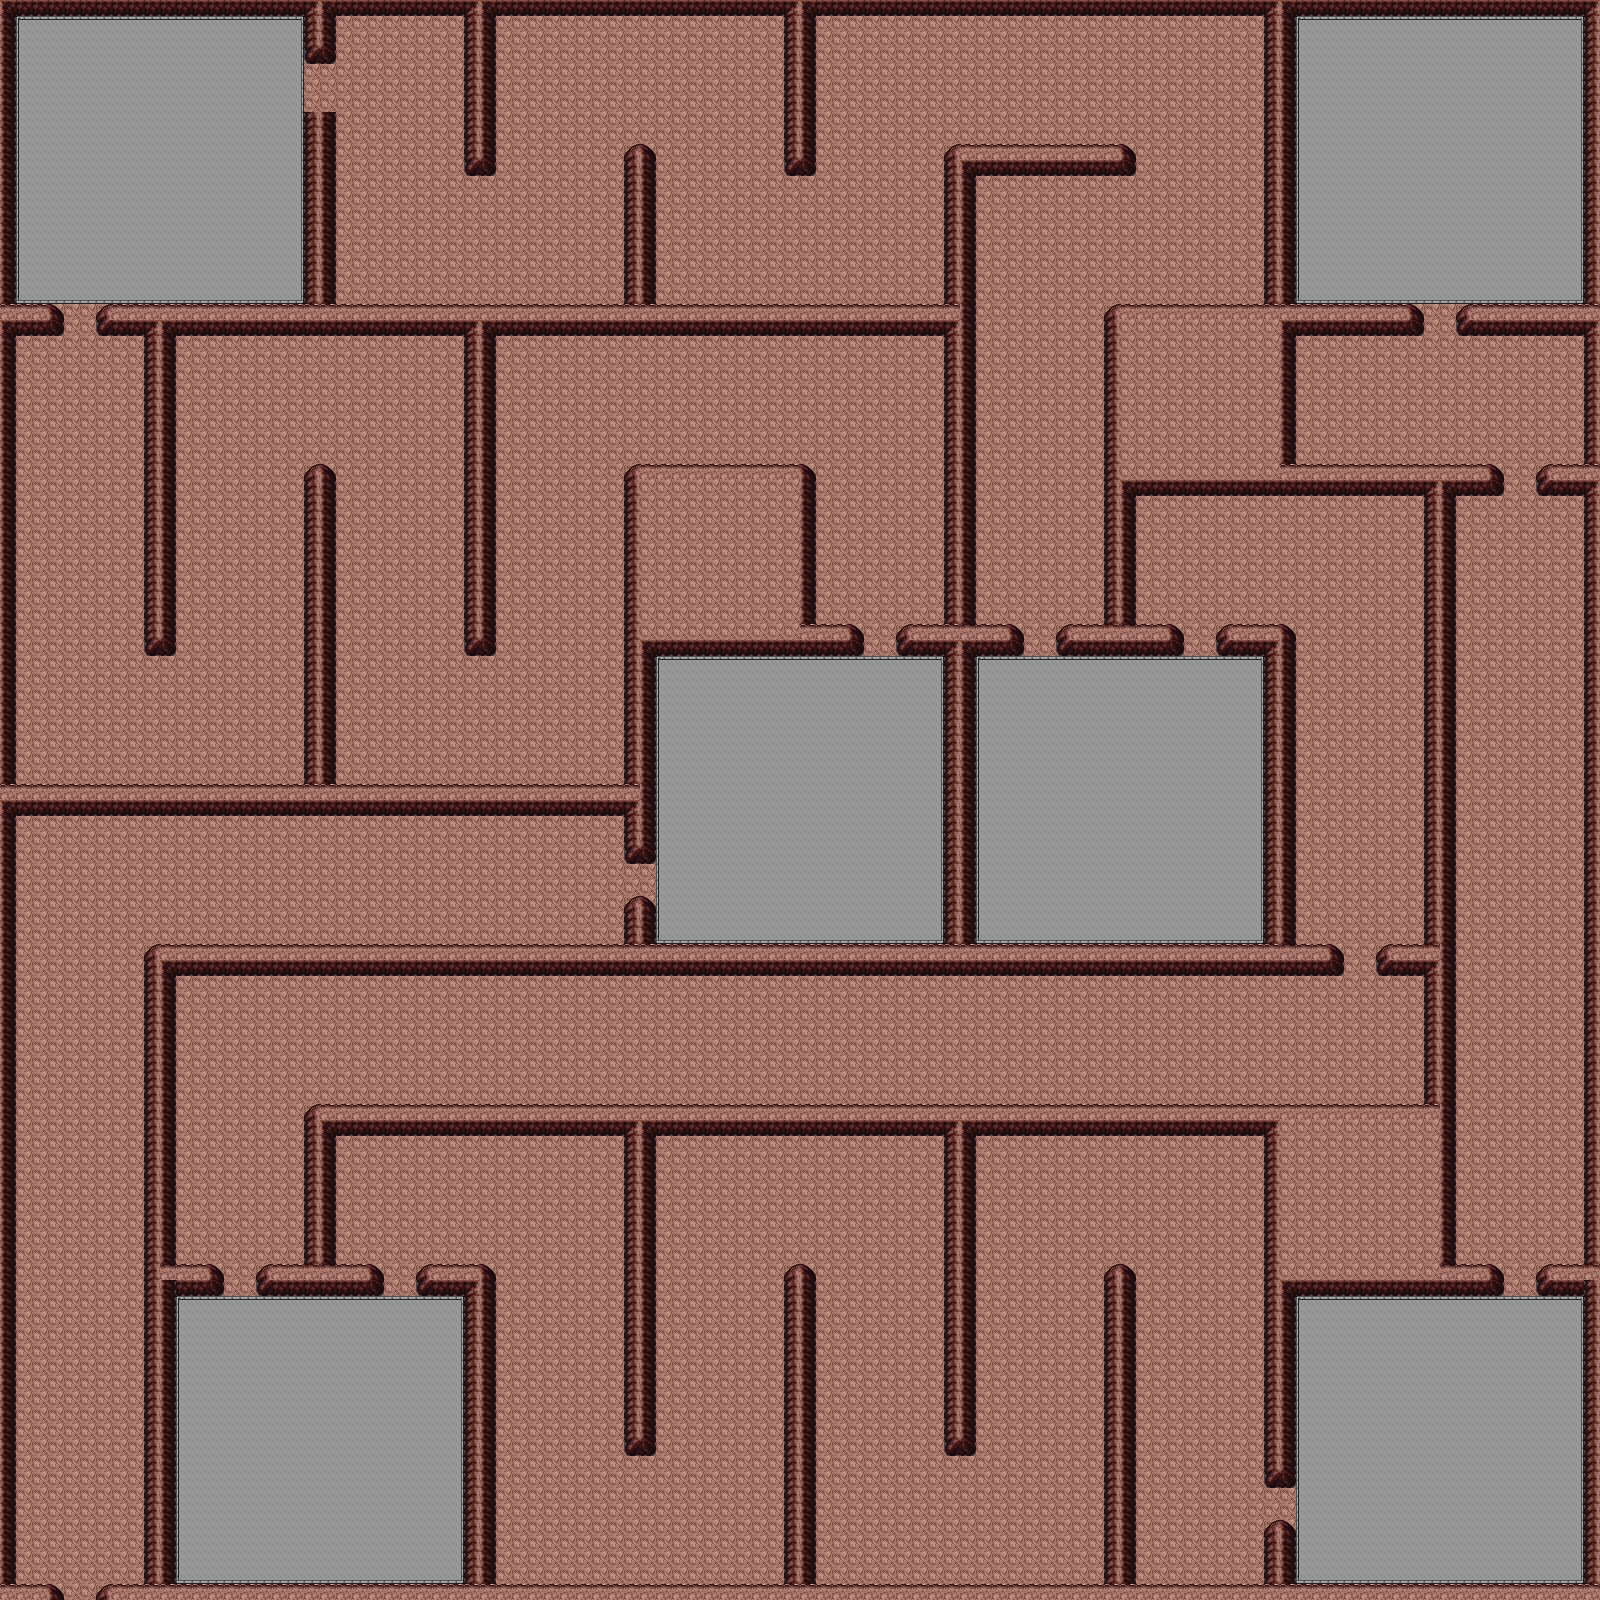

This is a level from a 2D game, rendered from its Tiled map with the project's own tilesets. A one-line summary and the map file follow, with tile-layer data summarised:
An orthogonal 100x100 tile map with 16x16 px tiles, 3 tile layers (terrain, background, foreground), 1 hidden layer not drawn.

<map version="1.0" orientation="orthogonal" renderorder="right-down" width="100" height="100" tilewidth="16" tileheight="16" nextobjectid="1">
 <tileset firstgid="1" name="tileset" tilewidth="16" tileheight="16">
  <image source="../../tileset.png" width="1744" height="848" />
 </tileset>
 <layer name="terrain" width="100" height="100">
  <data>[10000 cells, 10000 non-empty, 10 distinct tile ids]</data>
 </layer>
 <layer name="background" width="100" height="100">
  <data>[10000 cells, 1519 non-empty, 7 distinct tile ids]</data>
 </layer>
 <layer name="foreground" width="100" height="100">
  <data>[10000 cells, 479 non-empty, 3 distinct tile ids]</data>
 </layer>
 <objectgroup name="collisionobjects" />
 <layer name="events" width="100" height="100" visible="0">
  <data>[10000 cells, 116 non-empty, 1 distinct tile ids]</data>
 </layer>
</map>
